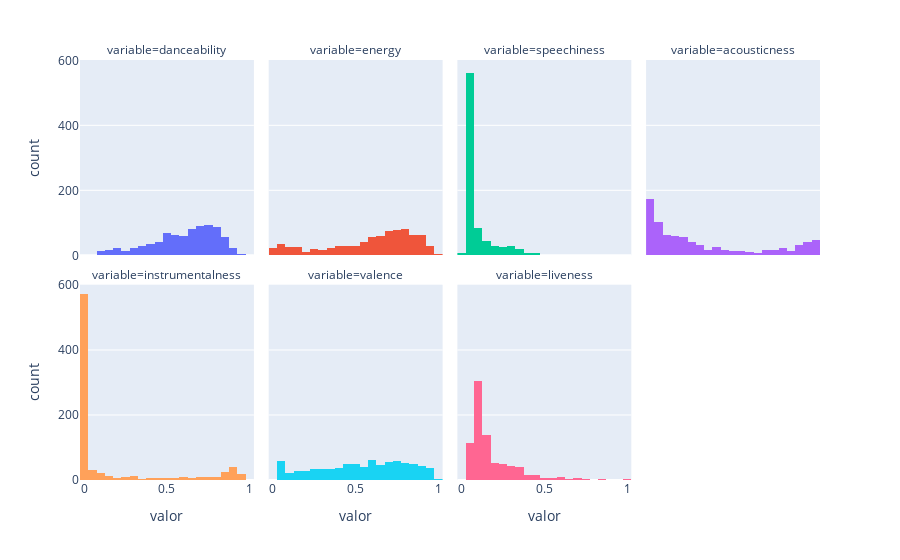

Notebook cell for this chart:
### Code cell
dt_to_hists = df.loc[
    :,
    [
        "danceability",
        "energy",
        "speechiness",
        "acousticness",
        "instrumentalness",
        "valence",
        "liveness",
        "genre",
    ],
].melt(id_vars=["genre"], var_name="variable", value_name="valor")

px.histogram(
    dt_to_hists, x="valor", color="variable", facet_col="variable", facet_col_wrap=4
).update_layout(showlegend=False)

### Figure 1 — Plotly figure (JSON) as saved in the notebook; plotly's stock layout.template omitted (floating-point values rounded to 4 significant figures; data arrays with more than 128 entries replaced by an {"elided": "..."} marker saying what was removed)
{"data": [{"bingroup": "x", "hovertemplate": "variable=danceability<br>valor=%{x}<br>count=%{y}<extra></extra>", "legendgroup": "danceability", "marker": {"color": "#636efa", "pattern": {"shape": ""}}, "name": "danceability", "orientation": "v", "showlegend": true, "type": "histogram", "x": {"elided": "814 float values"}, "xaxis": "x5", "yaxis": "y5"}, {"bingroup": "x", "hovertemplate": "variable=energy<br>valor=%{x}<br>count=%{y}<extra></extra>", "legendgroup": "energy", "marker": {"color": "#EF553B", "pattern": {"shape": ""}}, "name": "energy", "orientation": "v", "showlegend": true, "type": "histogram", "x": {"elided": "814 float values"}, "xaxis": "x6", "yaxis": "y6"}, {"bingroup": "x", "hovertemplate": "variable=speechiness<br>valor=%{x}<br>count=%{y}<extra></extra>", "legendgroup": "speechiness", "marker": {"color": "#00cc96", "pattern": {"shape": ""}}, "name": "speechiness", "orientation": "v", "showlegend": true, "type": "histogram", "x": {"elided": "814 float values"}, "xaxis": "x7", "yaxis": "y7"}, {"bingroup": "x", "hovertemplate": "variable=acousticness<br>valor=%{x}<br>count=%{y}<extra></extra>", "legendgroup": "acousticness", "marker": {"color": "#ab63fa", "pattern": {"shape": ""}}, "name": "acousticness", "orientation": "v", "showlegend": true, "type": "histogram", "x": {"elided": "814 float values"}, "xaxis": "x8", "yaxis": "y8"}, {"bingroup": "x", "hovertemplate": "variable=instrumentalness<br>valor=%{x}<br>count=%{y}<extra></extra>", "legendgroup": "instrumentalness", "marker": {"color": "#FFA15A", "pattern": {"shape": ""}}, "name": "instrumentalness", "orientation": "v", "showlegend": true, "type": "histogram", "x": {"elided": "814 float values"}, "xaxis": "x", "yaxis": "y"}, {"bingroup": "x", "hovertemplate": "variable=valence<br>valor=%{x}<br>count=%{y}<extra></extra>", "legendgroup": "valence", "marker": {"color": "#19d3f3", "pattern": {"shape": ""}}, "name": "valence", "orientation": "v", "showlegend": true, "type": "histogram", "x": {"elided": "814 float values"}, "xaxis": "x2", "yaxis": "y2"}, {"bingroup": "x", "hovertemplate": "variable=liveness<br>valor=%{x}<br>count=%{y}<extra></extra>", "legendgroup": "liveness", "marker": {"color": "#FF6692", "pattern": {"shape": ""}}, "name": "liveness", "orientation": "v", "showlegend": true, "type": "histogram", "x": {"elided": "814 float values"}, "xaxis": "x3", "yaxis": "y3"}], "layout": {"annotations": [{"font": {}, "showarrow": false, "text": "variable=instrumentalness", "x": 0.1175, "xanchor": "center", "xref": "paper", "y": 0.465, "yanchor": "bottom", "yref": "paper"}, {"font": {}, "showarrow": false, "text": "variable=valence", "x": 0.3725, "xanchor": "center", "xref": "paper", "y": 0.465, "yanchor": "bottom", "yref": "paper"}, {"font": {}, "showarrow": false, "text": "variable=liveness", "x": 0.6275, "xanchor": "center", "xref": "paper", "y": 0.465, "yanchor": "bottom", "yref": "paper"}, {"font": {}, "showarrow": false, "text": "variable=danceability", "x": 0.1175, "xanchor": "center", "xref": "paper", "y": 1.0, "yanchor": "bottom", "yref": "paper"}, {"font": {}, "showarrow": false, "text": "variable=energy", "x": 0.3725, "xanchor": "center", "xref": "paper", "y": 1.0, "yanchor": "bottom", "yref": "paper"}, {"font": {}, "showarrow": false, "text": "variable=speechiness", "x": 0.6275, "xanchor": "center", "xref": "paper", "y": 1.0, "yanchor": "bottom", "yref": "paper"}, {"font": {}, "showarrow": false, "text": "variable=acousticness", "x": 0.8825, "xanchor": "center", "xref": "paper", "y": 1.0, "yanchor": "bottom", "yref": "paper"}], "barmode": "relative", "legend": {"title": {"text": "variable"}, "tracegroupgap": 0}, "margin": {"t": 60}, "showlegend": false, "xaxis": {"anchor": "y", "domain": [0, 0.235], "title": {"text": "valor"}}, "xaxis2": {"anchor": "y2", "domain": [0.255, 0.49], "matches": "x", "title": {"text": "valor"}}, "xaxis3": {"anchor": "y3", "domain": [0.51, 0.745], "matches": "x", "title": {"text": "valor"}}, "xaxis4": {"anchor": "y4", "domain": [0.765, 1.0], "matches": "x", "title": {"text": "valor"}}, "xaxis5": {"anchor": "y5", "domain": [0, 0.235], "matches": "x", "showticklabels": false}, "xaxis6": {"anchor": "y6", "domain": [0.255, 0.49], "matches": "x", "showticklabels": false}, "xaxis7": {"anchor": "y7", "domain": [0.51, 0.745], "matches": "x", "showticklabels": false}, "xaxis8": {"anchor": "y8", "domain": [0.765, 1.0], "matches": "x", "showticklabels": false}, "yaxis": {"anchor": "x", "domain": [0, 0.465], "title": {"text": "count"}}, "yaxis2": {"anchor": "x2", "domain": [0, 0.465], "matches": "y", "showticklabels": false}, "yaxis3": {"anchor": "x3", "domain": [0, 0.465], "matches": "y", "showticklabels": false}, "yaxis4": {"anchor": "x4", "domain": [0, 0.465], "matches": "y", "showticklabels": false}, "yaxis5": {"anchor": "x5", "domain": [0.535, 1.0], "matches": "y", "title": {"text": "count"}}, "yaxis6": {"anchor": "x6", "domain": [0.535, 1.0], "matches": "y", "showticklabels": false}, "yaxis7": {"anchor": "x7", "domain": [0.535, 1.0], "matches": "y", "showticklabels": false}, "yaxis8": {"anchor": "x8", "domain": [0.535, 1.0], "matches": "y", "showticklabels": false}}}
